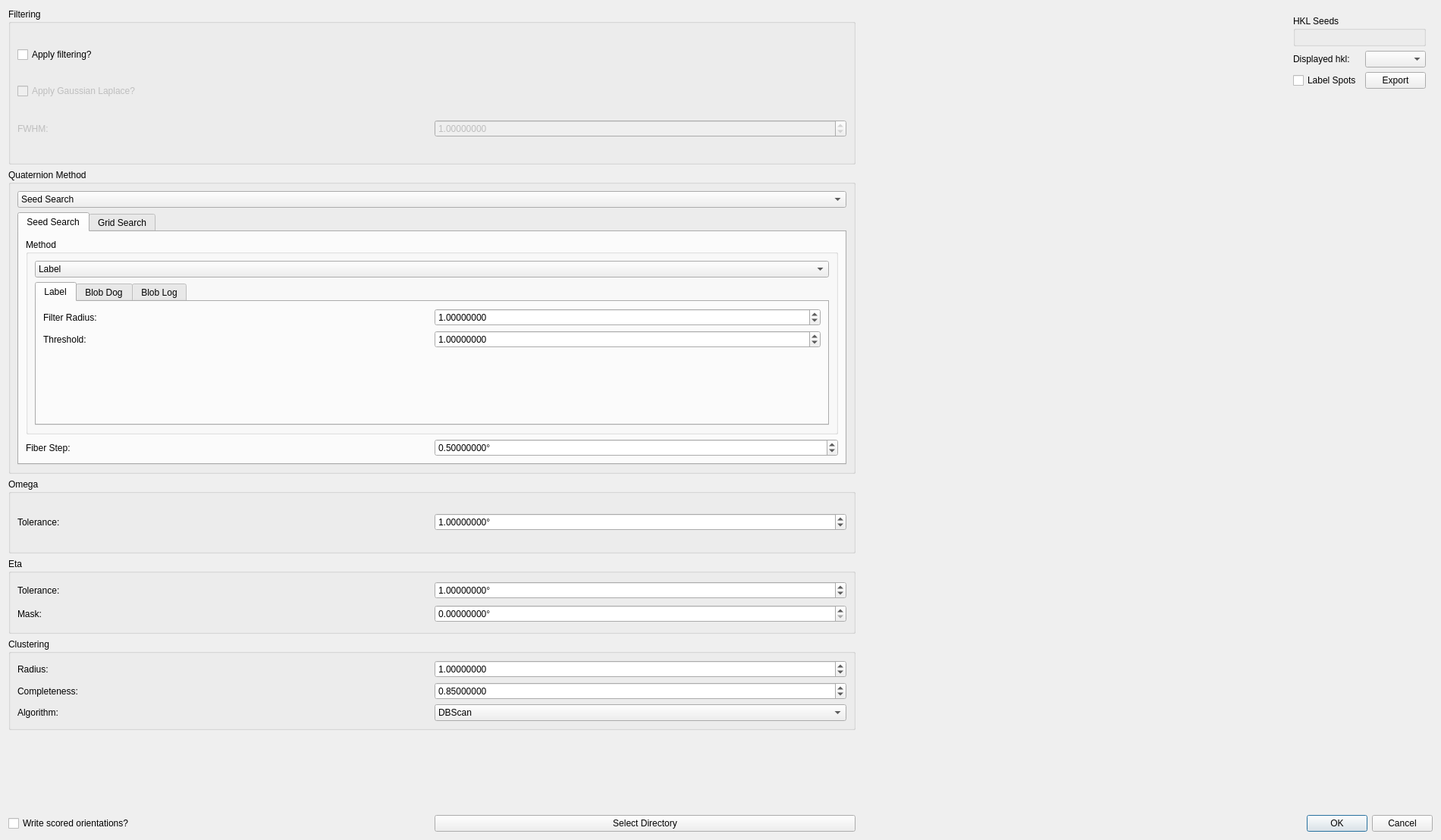
<?xml version="1.0" encoding="UTF-8"?>
<ui version="4.0">
 <class>ome_maps_viewer_dialog</class>
 <widget class="QDialog" name="ome_maps_viewer_dialog">
  <property name="geometry">
   <rect>
    <x>0</x>
    <y>0</y>
    <width>1900</width>
    <height>1108</height>
   </rect>
  </property>
  <layout class="QGridLayout" name="gridLayout">
   <item row="5" column="1" rowspan="2" colspan="2">
    <widget class="QGroupBox" name="quaternion_method_group">
     <property name="title">
      <string>Quaternion Method</string>
     </property>
     <layout class="QGridLayout" name="gridLayout_11">
      <item row="1" column="0">
       <widget class="QTabWidget" name="quaternion_method_tab_widget">
        <property name="currentIndex">
         <number>0</number>
        </property>
        <widget class="QWidget" name="seed_search_tab">
         <attribute name="title">
          <string>Seed Search</string>
         </attribute>
         <layout class="QGridLayout" name="gridLayout_12">
          <item row="0" column="0" rowspan="2" colspan="2">
           <widget class="QGroupBox" name="seed_search_method_group_box">
            <property name="title">
             <string>Method</string>
            </property>
            <layout class="QGridLayout" name="gridLayout_4">
             <item row="1" column="1">
              <widget class="QTabWidget" name="seed_search_method_tab_widget">
               <property name="enabled">
                <bool>true</bool>
               </property>
               <property name="minimumSize">
                <size>
                 <width>240</width>
                 <height>0</height>
                </size>
               </property>
               <property name="currentIndex">
                <number>0</number>
               </property>
               <widget class="QWidget" name="label_tab">
                <attribute name="title">
                 <string>Label</string>
                </attribute>
                <layout class="QGridLayout" name="gridLayout_2">
                 <item row="1" column="0">
                  <widget class="QLabel" name="label_threshold_label">
                   <property name="text">
                    <string>Threshold:</string>
                   </property>
                  </widget>
                 </item>
                 <item row="0" column="0">
                  <widget class="QLabel" name="filter_radius_label">
                   <property name="text">
                    <string>Filter Radius: </string>
                   </property>
                  </widget>
                 </item>
                 <item row="2" column="0">
                  <spacer name="verticalSpacer">
                   <property name="orientation">
                    <enum>Qt::Vertical</enum>
                   </property>
                   <property name="sizeHint" stdset="0">
                    <size>
                     <width>20</width>
                     <height>40</height>
                    </size>
                   </property>
                  </spacer>
                 </item>
                 <item row="0" column="1">
                  <widget class="ScientificDoubleSpinBox" name="filter_radius">
                   <property name="keyboardTracking">
                    <bool>false</bool>
                   </property>
                   <property name="decimals">
                    <number>8</number>
                   </property>
                   <property name="maximum">
                    <double>10000000.000000000000000</double>
                   </property>
                   <property name="value">
                    <double>1.000000000000000</double>
                   </property>
                  </widget>
                 </item>
                 <item row="1" column="1">
                  <widget class="ScientificDoubleSpinBox" name="label_threshold">
                   <property name="keyboardTracking">
                    <bool>false</bool>
                   </property>
                   <property name="decimals">
                    <number>8</number>
                   </property>
                   <property name="maximum">
                    <double>1000000.000000000000000</double>
                   </property>
                   <property name="value">
                    <double>1.000000000000000</double>
                   </property>
                  </widget>
                 </item>
                </layout>
               </widget>
               <widget class="QWidget" name="blob_dog_tab">
                <attribute name="title">
                 <string>Blob Dog</string>
                </attribute>
                <layout class="QGridLayout" name="gridLayout_3">
                 <item row="0" column="1">
                  <widget class="ScientificDoubleSpinBox" name="bd_min_sigma">
                   <property name="keyboardTracking">
                    <bool>false</bool>
                   </property>
                   <property name="decimals">
                    <number>8</number>
                   </property>
                   <property name="minimum">
                    <double>-1000000.000000000000000</double>
                   </property>
                   <property name="maximum">
                    <double>1000000.000000000000000</double>
                   </property>
                   <property name="singleStep">
                    <double>0.100000000000000</double>
                   </property>
                   <property name="value">
                    <double>0.500000000000000</double>
                   </property>
                  </widget>
                 </item>
                 <item row="2" column="0">
                  <widget class="QLabel" name="bd_sigma_ratio_label">
                   <property name="text">
                    <string>Sigma Ratio:</string>
                   </property>
                  </widget>
                 </item>
                 <item row="1" column="0">
                  <widget class="QLabel" name="bd_max_sigma_label">
                   <property name="text">
                    <string>Max Sigma:</string>
                   </property>
                  </widget>
                 </item>
                 <item row="1" column="1">
                  <widget class="ScientificDoubleSpinBox" name="bd_max_sigma">
                   <property name="keyboardTracking">
                    <bool>false</bool>
                   </property>
                   <property name="decimals">
                    <number>8</number>
                   </property>
                   <property name="minimum">
                    <double>-1000000.000000000000000</double>
                   </property>
                   <property name="maximum">
                    <double>1000000.000000000000000</double>
                   </property>
                   <property name="singleStep">
                    <double>0.100000000000000</double>
                   </property>
                   <property name="value">
                    <double>5.000000000000000</double>
                   </property>
                  </widget>
                 </item>
                 <item row="0" column="0">
                  <widget class="QLabel" name="bd_min_sigma_label">
                   <property name="text">
                    <string>Min Sigma:</string>
                   </property>
                  </widget>
                 </item>
                 <item row="2" column="1">
                  <widget class="ScientificDoubleSpinBox" name="bd_sigma_ratio">
                   <property name="keyboardTracking">
                    <bool>false</bool>
                   </property>
                   <property name="decimals">
                    <number>8</number>
                   </property>
                   <property name="minimum">
                    <double>-1000000.000000000000000</double>
                   </property>
                   <property name="maximum">
                    <double>1000000.000000000000000</double>
                   </property>
                   <property name="singleStep">
                    <double>0.100000000000000</double>
                   </property>
                   <property name="value">
                    <double>1.600000000000000</double>
                   </property>
                  </widget>
                 </item>
                 <item row="3" column="0">
                  <widget class="QLabel" name="bd_threshold_label">
                   <property name="text">
                    <string>Threshold:</string>
                   </property>
                  </widget>
                 </item>
                 <item row="3" column="1">
                  <widget class="ScientificDoubleSpinBox" name="bd_threshold">
                   <property name="keyboardTracking">
                    <bool>false</bool>
                   </property>
                   <property name="decimals">
                    <number>8</number>
                   </property>
                   <property name="minimum">
                    <double>-1000000.000000000000000</double>
                   </property>
                   <property name="maximum">
                    <double>1000000.000000000000000</double>
                   </property>
                   <property name="singleStep">
                    <double>0.010000000000000</double>
                   </property>
                   <property name="value">
                    <double>0.010000000000000</double>
                   </property>
                  </widget>
                 </item>
                 <item row="4" column="0">
                  <widget class="QLabel" name="bd_overlap_label">
                   <property name="text">
                    <string>Overlap:</string>
                   </property>
                  </widget>
                 </item>
                 <item row="4" column="1">
                  <widget class="ScientificDoubleSpinBox" name="bd_overlap">
                   <property name="keyboardTracking">
                    <bool>false</bool>
                   </property>
                   <property name="decimals">
                    <number>8</number>
                   </property>
                   <property name="minimum">
                    <double>-1000000.000000000000000</double>
                   </property>
                   <property name="maximum">
                    <double>1000000.000000000000000</double>
                   </property>
                   <property name="value">
                    <double>0.100000000000000</double>
                   </property>
                  </widget>
                 </item>
                </layout>
               </widget>
               <widget class="QWidget" name="blob_log_tab">
                <attribute name="title">
                 <string>Blob Log</string>
                </attribute>
                <layout class="QGridLayout" name="gridLayout_5">
                 <item row="3" column="0">
                  <widget class="QLabel" name="bl_sum_sigma_label">
                   <property name="text">
                    <string>Num Sigma:</string>
                   </property>
                  </widget>
                 </item>
                 <item row="5" column="0">
                  <widget class="QLabel" name="bl_overlap_label">
                   <property name="text">
                    <string>Overlap:</string>
                   </property>
                  </widget>
                 </item>
                 <item row="2" column="1">
                  <widget class="ScientificDoubleSpinBox" name="bl_max_sigma">
                   <property name="keyboardTracking">
                    <bool>false</bool>
                   </property>
                   <property name="decimals">
                    <number>8</number>
                   </property>
                   <property name="minimum">
                    <double>-1000000.000000000000000</double>
                   </property>
                   <property name="maximum">
                    <double>1000000.000000000000000</double>
                   </property>
                   <property name="singleStep">
                    <double>0.100000000000000</double>
                   </property>
                   <property name="value">
                    <double>5.000000000000000</double>
                   </property>
                  </widget>
                 </item>
                 <item row="2" column="0">
                  <widget class="QLabel" name="bl_max_sigma_label">
                   <property name="text">
                    <string>Max Sigma:</string>
                   </property>
                  </widget>
                 </item>
                 <item row="4" column="0">
                  <widget class="QLabel" name="bl_threshold_label">
                   <property name="text">
                    <string>Threshold:</string>
                   </property>
                  </widget>
                 </item>
                 <item row="1" column="0">
                  <widget class="QLabel" name="bl_min_sigma_label">
                   <property name="text">
                    <string>Min Sigma:</string>
                   </property>
                  </widget>
                 </item>
                 <item row="1" column="1">
                  <widget class="ScientificDoubleSpinBox" name="bl_min_sigma">
                   <property name="keyboardTracking">
                    <bool>false</bool>
                   </property>
                   <property name="decimals">
                    <number>8</number>
                   </property>
                   <property name="minimum">
                    <double>-1000000.000000000000000</double>
                   </property>
                   <property name="maximum">
                    <double>1000000.000000000000000</double>
                   </property>
                   <property name="singleStep">
                    <double>0.100000000000000</double>
                   </property>
                   <property name="value">
                    <double>0.500000000000000</double>
                   </property>
                  </widget>
                 </item>
                 <item row="3" column="1">
                  <widget class="QSpinBox" name="bl_num_sigma">
                   <property name="keyboardTracking">
                    <bool>false</bool>
                   </property>
                   <property name="minimum">
                    <number>1</number>
                   </property>
                   <property name="maximum">
                    <number>1000</number>
                   </property>
                   <property name="value">
                    <number>10</number>
                   </property>
                  </widget>
                 </item>
                 <item row="4" column="1">
                  <widget class="ScientificDoubleSpinBox" name="bl_threshold">
                   <property name="keyboardTracking">
                    <bool>false</bool>
                   </property>
                   <property name="decimals">
                    <number>8</number>
                   </property>
                   <property name="minimum">
                    <double>-1000000.000000000000000</double>
                   </property>
                   <property name="maximum">
                    <double>1000000.000000000000000</double>
                   </property>
                   <property name="singleStep">
                    <double>0.010000000000000</double>
                   </property>
                   <property name="value">
                    <double>0.010000000000000</double>
                   </property>
                  </widget>
                 </item>
                 <item row="5" column="1">
                  <widget class="ScientificDoubleSpinBox" name="bl_overlap">
                   <property name="keyboardTracking">
                    <bool>false</bool>
                   </property>
                   <property name="decimals">
                    <number>8</number>
                   </property>
                   <property name="minimum">
                    <double>-1000000.000000000000000</double>
                   </property>
                   <property name="maximum">
                    <double>1000000.000000000000000</double>
                   </property>
                   <property name="value">
                    <double>0.100000000000000</double>
                   </property>
                  </widget>
                 </item>
                </layout>
               </widget>
              </widget>
             </item>
             <item row="0" column="1">
              <widget class="QComboBox" name="seed_search_method">
               <item>
                <property name="text">
                 <string>Label</string>
                </property>
               </item>
               <item>
                <property name="text">
                 <string>Blob Dog</string>
                </property>
               </item>
               <item>
                <property name="text">
                 <string>Blob Log</string>
                </property>
               </item>
              </widget>
             </item>
            </layout>
           </widget>
          </item>
          <item row="2" column="0">
           <widget class="QLabel" name="fiber_step_label">
            <property name="text">
             <string>Fiber Step:</string>
            </property>
           </widget>
          </item>
          <item row="2" column="1">
           <widget class="ScientificDoubleSpinBox" name="fiber_step">
            <property name="keyboardTracking">
             <bool>false</bool>
            </property>
            <property name="suffix">
             <string>°</string>
            </property>
            <property name="decimals">
             <number>8</number>
            </property>
            <property name="minimum">
             <double>0.000000000000000</double>
            </property>
            <property name="maximum">
             <double>360.000000000000000</double>
            </property>
            <property name="singleStep">
             <double>0.100000000000000</double>
            </property>
            <property name="value">
             <double>0.500000000000000</double>
            </property>
           </widget>
          </item>
         </layout>
        </widget>
        <widget class="QWidget" name="grid_search_tab">
         <attribute name="title">
          <string>Grid Search</string>
         </attribute>
         <layout class="QGridLayout" name="gridLayout_6">
          <item row="0" column="1">
           <widget class="QGroupBox" name="groupBox">
            <property name="title">
             <string>Quaternion Grid File</string>
            </property>
            <layout class="QGridLayout" name="gridLayout_13">
             <item row="1" column="1">
              <widget class="QLineEdit" name="quaternion_grid_file"/>
             </item>
             <item row="1" column="2">
              <widget class="QPushButton" name="select_quaternion_grid_file">
               <property name="text">
                <string>Select File</string>
               </property>
              </widget>
             </item>
             <item row="2" column="1" colspan="2">
              <spacer name="verticalSpacer_2">
               <property name="orientation">
                <enum>Qt::Vertical</enum>
               </property>
               <property name="sizeHint" stdset="0">
                <size>
                 <width>20</width>
                 <height>40</height>
                </size>
               </property>
              </spacer>
             </item>
            </layout>
           </widget>
          </item>
         </layout>
        </widget>
       </widget>
      </item>
      <item row="0" column="0">
       <widget class="QComboBox" name="quaternion_method">
        <item>
         <property name="text">
          <string>Seed Search</string>
         </property>
        </item>
        <item>
         <property name="text">
          <string>Grid Search</string>
         </property>
        </item>
       </widget>
      </item>
     </layout>
    </widget>
   </item>
   <item row="3" column="1" rowspan="2" colspan="2">
    <widget class="QGroupBox" name="filtering_group">
     <property name="title">
      <string>Filtering</string>
     </property>
     <layout class="QGridLayout" name="gridLayout_10">
      <item row="2" column="1">
       <widget class="ScientificDoubleSpinBox" name="filtering_fwhm">
        <property name="enabled">
         <bool>false</bool>
        </property>
        <property name="keyboardTracking">
         <bool>false</bool>
        </property>
        <property name="decimals">
         <number>8</number>
        </property>
        <property name="minimum">
         <double>-100000.000000000000000</double>
        </property>
        <property name="maximum">
         <double>100000.000000000000000</double>
        </property>
        <property name="value">
         <double>1.000000000000000</double>
        </property>
       </widget>
      </item>
      <item row="0" column="0">
       <widget class="QCheckBox" name="apply_filtering">
        <property name="toolTip">
         <string>&lt;html&gt;&lt;head/&gt;&lt;body&gt;&lt;p&gt;Apply filtering to the eta omega maps?&lt;/p&gt;&lt;p&gt;Subtracts a row-wise median, and optionally performs a Laplace filter using Gaussian second derivatives&lt;/p&gt;&lt;/body&gt;&lt;/html&gt;</string>
        </property>
        <property name="text">
         <string>Apply filtering?</string>
        </property>
       </widget>
      </item>
      <item row="1" column="0">
       <widget class="QCheckBox" name="filtering_apply_gaussian_laplace">
        <property name="enabled">
         <bool>false</bool>
        </property>
        <property name="toolTip">
         <string>&lt;html&gt;&lt;head/&gt;&lt;body&gt;&lt;p&gt;Apply Laplace filter using Gaussian second derivatives&lt;/p&gt;&lt;/body&gt;&lt;/html&gt;</string>
        </property>
        <property name="text">
         <string>Apply Gaussian Laplace?</string>
        </property>
       </widget>
      </item>
      <item row="2" column="0">
       <widget class="QLabel" name="filtering_fwhm_label">
        <property name="enabled">
         <bool>false</bool>
        </property>
        <property name="text">
         <string>FWHM:</string>
        </property>
       </widget>
      </item>
     </layout>
    </widget>
   </item>
   <item row="8" column="1" colspan="2">
    <widget class="QGroupBox" name="eta_group_box">
     <property name="title">
      <string>Eta</string>
     </property>
     <layout class="QGridLayout" name="gridLayout_8">
      <item row="0" column="0">
       <widget class="QLabel" name="eta_tolerance_label">
        <property name="text">
         <string>Tolerance:</string>
        </property>
       </widget>
      </item>
      <item row="0" column="1">
       <widget class="ScientificDoubleSpinBox" name="eta_tolerance">
        <property name="keyboardTracking">
         <bool>false</bool>
        </property>
        <property name="suffix">
         <string>°</string>
        </property>
        <property name="decimals">
         <number>8</number>
        </property>
        <property name="minimum">
         <double>0.000000000000000</double>
        </property>
        <property name="maximum">
         <double>360.000000000000000</double>
        </property>
        <property name="singleStep">
         <double>0.100000000000000</double>
        </property>
        <property name="value">
         <double>1.000000000000000</double>
        </property>
       </widget>
      </item>
      <item row="1" column="0">
       <widget class="QLabel" name="eta_mask_label">
        <property name="text">
         <string>Mask:</string>
        </property>
       </widget>
      </item>
      <item row="1" column="1">
       <widget class="ScientificDoubleSpinBox" name="eta_mask">
        <property name="keyboardTracking">
         <bool>false</bool>
        </property>
        <property name="suffix">
         <string>°</string>
        </property>
        <property name="decimals">
         <number>8</number>
        </property>
        <property name="minimum">
         <double>0.000000000000000</double>
        </property>
        <property name="maximum">
         <double>360.000000000000000</double>
        </property>
       </widget>
      </item>
     </layout>
    </widget>
   </item>
   <item row="9" column="1" colspan="2">
    <widget class="QGroupBox" name="clustering_group_box">
     <property name="title">
      <string>Clustering</string>
     </property>
     <layout class="QGridLayout" name="gridLayout_9">
      <item row="1" column="0">
       <widget class="QLabel" name="clustering_completeness_label">
        <property name="text">
         <string>Completeness:</string>
        </property>
       </widget>
      </item>
      <item row="2" column="0">
       <widget class="QLabel" name="clustering_algorithm_label">
        <property name="text">
         <string>Algorithm:</string>
        </property>
       </widget>
      </item>
      <item row="0" column="0">
       <widget class="QLabel" name="clustering_radius_label">
        <property name="text">
         <string>Radius:</string>
        </property>
       </widget>
      </item>
      <item row="0" column="1">
       <widget class="ScientificDoubleSpinBox" name="clustering_radius">
        <property name="keyboardTracking">
         <bool>false</bool>
        </property>
        <property name="decimals">
         <number>8</number>
        </property>
        <property name="maximum">
         <double>10000000.000000000000000</double>
        </property>
        <property name="value">
         <double>1.000000000000000</double>
        </property>
       </widget>
      </item>
      <item row="2" column="1">
       <widget class="QComboBox" name="clustering_algorithm">
        <item>
         <property name="text">
          <string>DBScan</string>
         </property>
        </item>
        <item>
         <property name="text">
          <string>SPH-DBScan</string>
         </property>
        </item>
        <item>
         <property name="text">
          <string>ORT-DBScan</string>
         </property>
        </item>
        <item>
         <property name="text">
          <string>FClusterData</string>
         </property>
        </item>
       </widget>
      </item>
      <item row="1" column="1">
       <widget class="ScientificDoubleSpinBox" name="clustering_completeness">
        <property name="keyboardTracking">
         <bool>false</bool>
        </property>
        <property name="decimals">
         <number>8</number>
        </property>
        <property name="maximum">
         <double>1.000000000000000</double>
        </property>
        <property name="value">
         <double>0.850000000000000</double>
        </property>
       </widget>
      </item>
     </layout>
    </widget>
   </item>
   <item row="11" column="2">
    <widget class="QPushButton" name="select_working_dir">
     <property name="text">
      <string>Select Directory</string>
     </property>
    </widget>
   </item>
   <item row="3" column="3" rowspan="8">
    <layout class="QVBoxLayout" name="canvas_layout"/>
   </item>
   <item row="11" column="1">
    <widget class="QCheckBox" name="write_scored_orientations">
     <property name="text">
      <string>Write scored orientations?</string>
     </property>
    </widget>
   </item>
   <item row="7" column="1" colspan="2">
    <widget class="QGroupBox" name="omega_group_box">
     <property name="title">
      <string>Omega</string>
     </property>
     <layout class="QGridLayout" name="gridLayout_7">
      <item row="0" column="0">
       <widget class="QLabel" name="tolerance_label">
        <property name="text">
         <string>Tolerance:</string>
        </property>
       </widget>
      </item>
      <item row="0" column="1">
       <widget class="ScientificDoubleSpinBox" name="omega_tolerance">
        <property name="keyboardTracking">
         <bool>false</bool>
        </property>
        <property name="suffix">
         <string>°</string>
        </property>
        <property name="decimals">
         <number>8</number>
        </property>
        <property name="minimum">
         <double>0.000000000000000</double>
        </property>
        <property name="maximum">
         <double>360.000000000000000</double>
        </property>
        <property name="singleStep">
         <double>0.100000000000000</double>
        </property>
        <property name="value">
         <double>1.000000000000000</double>
        </property>
       </widget>
      </item>
     </layout>
    </widget>
   </item>
   <item row="3" column="4" rowspan="4">
    <widget class="QWidget" name="widget" native="true">
     <property name="sizePolicy">
      <sizepolicy hsizetype="Maximum" vsizetype="Preferred">
       <horstretch>0</horstretch>
       <verstretch>0</verstretch>
      </sizepolicy>
     </property>
     <layout class="QVBoxLayout" name="verticalLayout_2">
      <item>
       <layout class="QVBoxLayout" name="color_map_editor_layout"/>
      </item>
      <item>
       <widget class="QGroupBox" name="select_hkls_group">
        <property name="sizePolicy">
         <sizepolicy hsizetype="Preferred" vsizetype="Preferred">
          <horstretch>0</horstretch>
          <verstretch>0</verstretch>
         </sizepolicy>
        </property>
        <property name="maximumSize">
         <size>
          <width>16777215</width>
          <height>16777215</height>
         </size>
        </property>
        <property name="title">
         <string>HKL Seeds</string>
        </property>
        <layout class="QVBoxLayout" name="verticalLayout">
         <item>
          <layout class="QVBoxLayout" name="select_hkls_widget_layout"/>
         </item>
        </layout>
       </widget>
      </item>
      <item>
       <layout class="QGridLayout" name="grid_layout">
        <item row="0" column="3">
         <widget class="QComboBox" name="active_hkl">
          <property name="sizePolicy">
           <sizepolicy hsizetype="Preferred" vsizetype="Fixed">
            <horstretch>0</horstretch>
            <verstretch>0</verstretch>
           </sizepolicy>
          </property>
         </widget>
        </item>
        <item row="3" column="2" colspan="2">
         <spacer name="verticalSpacer_3">
          <property name="orientation">
           <enum>Qt::Vertical</enum>
          </property>
          <property name="sizeHint" stdset="0">
           <size>
            <width>20</width>
            <height>40</height>
           </size>
          </property>
         </spacer>
        </item>
        <item row="1" column="3">
         <widget class="QPushButton" name="export_button">
          <property name="text">
           <string>Export</string>
          </property>
          <property name="autoDefault">
           <bool>false</bool>
          </property>
         </widget>
        </item>
        <item row="1" column="2">
         <widget class="QCheckBox" name="label_spots">
          <property name="layoutDirection">
           <enum>Qt::LeftToRight</enum>
          </property>
          <property name="text">
           <string>Label Spots</string>
          </property>
         </widget>
        </item>
        <item row="0" column="2">
         <widget class="QLabel" name="active_hkl_label">
          <property name="layoutDirection">
           <enum>Qt::LeftToRight</enum>
          </property>
          <property name="text">
           <string>Displayed hkl:</string>
          </property>
          <property name="alignment">
           <set>Qt::AlignLeading|Qt::AlignLeft|Qt::AlignVCenter</set>
          </property>
         </widget>
        </item>
       </layout>
      </item>
     </layout>
    </widget>
   </item>
   <item row="11" column="3" colspan="2">
    <widget class="QDialogButtonBox" name="button_box">
     <property name="standardButtons">
      <set>QDialogButtonBox::Cancel|QDialogButtonBox::Ok</set>
     </property>
     <property name="centerButtons">
      <bool>false</bool>
     </property>
    </widget>
   </item>
  </layout>
 </widget>
 <customwidgets>
  <customwidget>
   <class>ScientificDoubleSpinBox</class>
   <extends>QDoubleSpinBox</extends>
   <header>scientificspinbox.h</header>
  </customwidget>
 </customwidgets>
 <tabstops>
  <tabstop>apply_filtering</tabstop>
  <tabstop>filtering_apply_gaussian_laplace</tabstop>
  <tabstop>filtering_fwhm</tabstop>
  <tabstop>quaternion_method</tabstop>
  <tabstop>quaternion_method_tab_widget</tabstop>
  <tabstop>seed_search_method</tabstop>
  <tabstop>seed_search_method_tab_widget</tabstop>
  <tabstop>filter_radius</tabstop>
  <tabstop>label_threshold</tabstop>
  <tabstop>bd_min_sigma</tabstop>
  <tabstop>bd_max_sigma</tabstop>
  <tabstop>bd_sigma_ratio</tabstop>
  <tabstop>bd_threshold</tabstop>
  <tabstop>bd_overlap</tabstop>
  <tabstop>bl_min_sigma</tabstop>
  <tabstop>bl_max_sigma</tabstop>
  <tabstop>bl_num_sigma</tabstop>
  <tabstop>bl_threshold</tabstop>
  <tabstop>bl_overlap</tabstop>
  <tabstop>fiber_step</tabstop>
  <tabstop>omega_tolerance</tabstop>
  <tabstop>eta_tolerance</tabstop>
  <tabstop>eta_mask</tabstop>
  <tabstop>clustering_radius</tabstop>
  <tabstop>clustering_completeness</tabstop>
  <tabstop>clustering_algorithm</tabstop>
  <tabstop>write_scored_orientations</tabstop>
  <tabstop>select_working_dir</tabstop>
  <tabstop>label_spots</tabstop>
 </tabstops>
 <resources/>
 <connections>
  <connection>
   <sender>button_box</sender>
   <signal>accepted()</signal>
   <receiver>ome_maps_viewer_dialog</receiver>
   <slot>accept()</slot>
   <hints>
    <hint type="sourcelabel">
     <x>520</x>
     <y>687</y>
    </hint>
    <hint type="destinationlabel">
     <x>217</x>
     <y>113</y>
    </hint>
   </hints>
  </connection>
  <connection>
   <sender>button_box</sender>
   <signal>rejected()</signal>
   <receiver>ome_maps_viewer_dialog</receiver>
   <slot>reject()</slot>
   <hints>
    <hint type="sourcelabel">
     <x>520</x>
     <y>687</y>
    </hint>
    <hint type="destinationlabel">
     <x>217</x>
     <y>113</y>
    </hint>
   </hints>
  </connection>
 </connections>
</ui>
